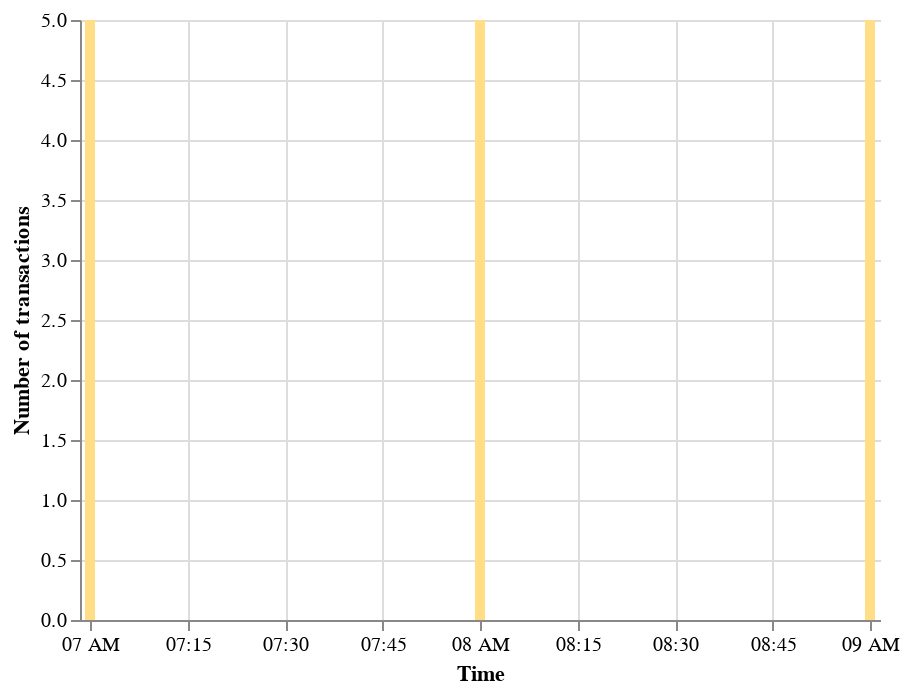

The notebook cell this image was saved under:
### Code cell
df = hourly_stats_df.rename(columns={'hr':'Time','tot_txs':'Number of transactions'})
txs_over_time_chart = alt.Chart(df).mark_bar().encode(
    x=alt.X('Time:T', \
            axis=alt.Axis(tickCount=10, labelAngle=0, tickBand = 'center')),
    y="Number of transactions:Q",
    tooltip=[alt.Tooltip('Time:T', format='%Y-%m-%d %H:%M'),"Number of transactions:Q"]
).configure_mark(
    color='#ffde85'
).configure_view(strokeOpacity=0)
txs_over_time_chart

### Figure 1 — Vega-Lite specification as saved in the notebook (floating-point values rounded to 4 significant figures)
{"config": {"view": {"continuousWidth": 400, "continuousHeight": 300, "strokeOpacity": 0}, "mark": {"color": "#ffde85"}}, "data": {"name": "data-e5b8848e8f42e8dcc7f20641eceaa3ca"}, "mark": "bar", "encoding": {"tooltip": [{"field": "Time", "format": "%Y-%m-%d %H:%M", "type": "temporal"}, {"field": "Number of transactions", "type": "quantitative"}], "x": {"axis": {"labelAngle": 0, "tickBand": "center", "tickCount": 10}, "field": "Time", "type": "temporal"}, "y": {"field": "Number of transactions", "type": "quantitative"}}, "$schema": "https://vega.github.io/schema/vega-lite/v4.17.0.json", "datasets": {"data-e5b8848e8f42e8dcc7f20641eceaa3ca": [{"Time": "2021-09-21T07:00:00Z", "dep_amount": 1000, "deposit_tx": 4, "dep_users": 3, "with_amount": 100, "with_tx": 1, "with_users": 1, "dep_amount_3": 10, "dep_amount_6": 20, "dep_amount_9": 30, "dep_amount_12": 40, "dep_amount_15": 50, "dep_amount_18": 60, "with_amount_3": 0, "with_amount_6": 0, "with_amount_9": 10, "with_amount_12": 0, "with_amount_15": 0, "with_amount_18": 0, "net_deposit_3": 10, "net_deposit_6": 20, "net_deposit_9": 20, "net_deposit_12": 40, "net_deposit_15": 50, "net_deposit_18": 60, "Number of transactions": 5}, {"Time": "2021-09-21T08:00:00Z", "dep_amount": 1000, "deposit_tx": 4, "dep_users": 3, "with_amount": 200, "with_tx": 1, "with_users": 1, "dep_amount_3": 10, "dep_amount_6": 10, "dep_amount_9": 30, "dep_amount_12": 10, "dep_amount_15": 50, "dep_amount_18": 5, "with_amount_3": 0, "with_amount_6": 0, "with_amount_9": 0, "with_amount_12": 0, "with_amount_15": 7, "with_amount_18": 0, "net_deposit_3": 10, "net_deposit_6": 10, "net_deposit_9": 30, "net_deposit_12": 10, "net_deposit_15": 43, "net_deposit_18": 5, "Number of transactions": 5}, {"Time": "2021-09-21T09:00:00Z", "dep_amount": 1000, "deposit_tx": 4, "dep_users": 3, "with_amount": 200, "with_tx": 1, "with_users": 1, "dep_amount_3": 10, "dep_amount_6": 10, "dep_amount_9": 30, "dep_amount_12": 10, "dep_amount_15": 50, "dep_amount_18": 5, "with_amount_3": 0, "with_amount_6": 0, "with_amount_9": 0, "with_amount_12": 0, "with_amount_15": 7, "with_amount_18": 0, "net_deposit_3": 10, "net_deposit_6": 10, "net_deposit_9": 30, "net_deposit_12": 10, "net_deposit_15": 43, "net_deposit_18": 5, "Number of transactions": 5}]}}
